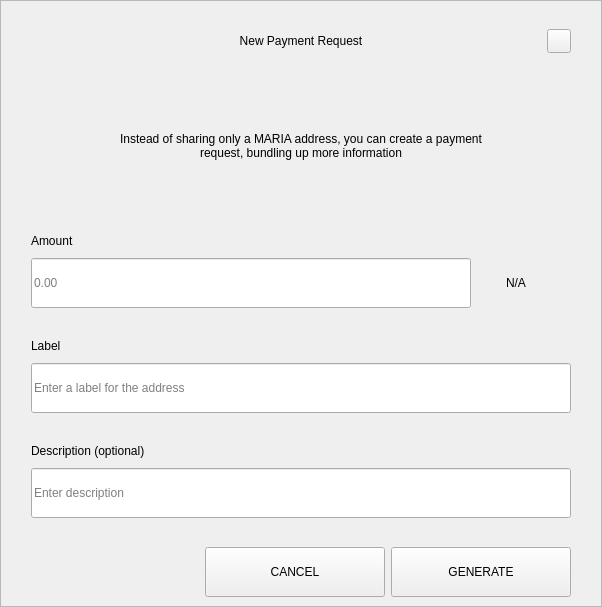
<?xml version="1.0" encoding="UTF-8"?>
<ui version="4.0">
 <class>RequestDialog</class>
 <widget class="QDialog" name="RequestDialog">
  <property name="geometry">
   <rect>
    <x>0</x>
    <y>0</y>
    <width>602</width>
    <height>607</height>
   </rect>
  </property>
  <property name="windowTitle">
   <string notr="true">N/A</string>
  </property>
  <layout class="QVBoxLayout" name="verticalLayout_5">
   <property name="spacing">
    <number>0</number>
   </property>
   <property name="leftMargin">
    <number>0</number>
   </property>
   <property name="topMargin">
    <number>0</number>
   </property>
   <property name="rightMargin">
    <number>0</number>
   </property>
   <property name="bottomMargin">
    <number>0</number>
   </property>
   <item>
    <widget class="QFrame" name="frame">
     <property name="styleSheet">
      <string notr="true"/>
     </property>
     <property name="frameShape">
      <enum>QFrame::StyledPanel</enum>
     </property>
     <property name="frameShadow">
      <enum>QFrame::Raised</enum>
     </property>
     <layout class="QVBoxLayout" name="verticalLayout_4" stretch="1,0,0">
      <property name="spacing">
       <number>0</number>
      </property>
      <property name="leftMargin">
       <number>30</number>
      </property>
      <property name="topMargin">
       <number>20</number>
      </property>
      <property name="rightMargin">
       <number>30</number>
      </property>
      <property name="bottomMargin">
       <number>0</number>
      </property>
      <item>
       <layout class="QHBoxLayout" name="horizontalLayout_3">
        <property name="spacing">
         <number>0</number>
        </property>
        <item>
         <spacer name="horizontalSpacer_21">
          <property name="orientation">
           <enum>Qt::Horizontal</enum>
          </property>
          <property name="sizeHint" stdset="0">
           <size>
            <width>40</width>
            <height>20</height>
           </size>
          </property>
         </spacer>
        </item>
        <item>
         <widget class="QLabel" name="labelTitle">
          <property name="minimumSize">
           <size>
            <width>0</width>
            <height>40</height>
           </size>
          </property>
          <property name="maximumSize">
           <size>
            <width>16777215</width>
            <height>40</height>
           </size>
          </property>
          <property name="styleSheet">
           <string notr="true">padding-left:24px;</string>
          </property>
          <property name="text">
           <string>New Payment Request</string>
          </property>
          <property name="alignment">
           <set>Qt::AlignCenter</set>
          </property>
          <property name="margin">
           <number>7</number>
          </property>
         </widget>
        </item>
        <item>
         <spacer name="horizontalSpacer">
          <property name="orientation">
           <enum>Qt::Horizontal</enum>
          </property>
          <property name="sizeHint" stdset="0">
           <size>
            <width>40</width>
            <height>20</height>
           </size>
          </property>
         </spacer>
        </item>
        <item>
         <widget class="QPushButton" name="btnEsc">
          <property name="minimumSize">
           <size>
            <width>24</width>
            <height>24</height>
           </size>
          </property>
          <property name="maximumSize">
           <size>
            <width>24</width>
            <height>24</height>
           </size>
          </property>
          <property name="focusPolicy">
           <enum>Qt::NoFocus</enum>
          </property>
          <property name="text">
           <string/>
          </property>
         </widget>
        </item>
       </layout>
      </item>
      <item>
       <widget class="QStackedWidget" name="stack">
        <property name="minimumSize">
         <size>
          <width>540</width>
          <height>0</height>
         </size>
        </property>
        <property name="maximumSize">
         <size>
          <width>540</width>
          <height>16777215</height>
         </size>
        </property>
        <property name="currentIndex">
         <number>0</number>
        </property>
        <widget class="QWidget" name="page_1">
         <property name="minimumSize">
          <size>
           <width>540</width>
           <height>0</height>
          </size>
         </property>
         <property name="maximumSize">
          <size>
           <width>540</width>
           <height>16777215</height>
          </size>
         </property>
         <layout class="QVBoxLayout" name="layout1">
          <property name="spacing">
           <number>0</number>
          </property>
          <property name="leftMargin">
           <number>0</number>
          </property>
          <property name="topMargin">
           <number>0</number>
          </property>
          <property name="rightMargin">
           <number>0</number>
          </property>
          <property name="bottomMargin">
           <number>0</number>
          </property>
          <item>
           <spacer name="verticalSpacer_21">
            <property name="orientation">
             <enum>Qt::Vertical</enum>
            </property>
            <property name="sizeType">
             <enum>QSizePolicy::Fixed</enum>
            </property>
            <property name="sizeHint" stdset="0">
             <size>
              <width>20</width>
              <height>30</height>
             </size>
            </property>
           </spacer>
          </item>
          <item alignment="Qt::AlignHCenter">
           <widget class="QLabel" name="labelMessage">
            <property name="minimumSize">
             <size>
              <width>400</width>
              <height>50</height>
             </size>
            </property>
            <property name="text">
             <string>Instead of sharing only a MARIA address, you can create a payment request, bundling up more information</string>
            </property>
            <property name="alignment">
             <set>Qt::AlignCenter</set>
            </property>
            <property name="wordWrap">
             <bool>true</bool>
            </property>
           </widget>
          </item>
          <item alignment="Qt::AlignBottom">
           <widget class="QWidget" name="containerAmount" native="true">
            <layout class="QVBoxLayout" name="verticalLayout">
             <property name="spacing">
              <number>9</number>
             </property>
             <property name="leftMargin">
              <number>0</number>
             </property>
             <property name="topMargin">
              <number>0</number>
             </property>
             <property name="rightMargin">
              <number>0</number>
             </property>
             <property name="bottomMargin">
              <number>0</number>
             </property>
             <item>
              <widget class="QLabel" name="labelSubtitleAmount">
               <property name="minimumSize">
                <size>
                 <width>350</width>
                 <height>16</height>
                </size>
               </property>
               <property name="maximumSize">
                <size>
                 <width>16777215</width>
                 <height>16</height>
                </size>
               </property>
               <property name="text">
                <string>Amount</string>
               </property>
              </widget>
             </item>
             <item alignment="Qt::AlignTop">
              <widget class="QWidget" name="layoutAmount" native="true">
               <layout class="QHBoxLayout" name="horizontalLayout" stretch="2,0">
                <property name="spacing">
                 <number>0</number>
                </property>
                <property name="leftMargin">
                 <number>0</number>
                </property>
                <property name="topMargin">
                 <number>0</number>
                </property>
                <property name="rightMargin">
                 <number>0</number>
                </property>
                <property name="bottomMargin">
                 <number>0</number>
                </property>
                <item>
                 <widget class="QLineEdit" name="lineEditAmount">
                  <property name="minimumSize">
                   <size>
                    <width>0</width>
                    <height>50</height>
                   </size>
                  </property>
                  <property name="maximumSize">
                   <size>
                    <width>16777215</width>
                    <height>50</height>
                   </size>
                  </property>
                  <property name="placeholderText">
                   <string notr="true">0.00</string>
                  </property>
                 </widget>
                </item>
                <item>
                 <widget class="QWidget" name="comboContainer" native="true">
                  <property name="minimumSize">
                   <size>
                    <width>100</width>
                    <height>50</height>
                   </size>
                  </property>
                  <property name="maximumSize">
                   <size>
                    <width>16777215</width>
                    <height>50</height>
                   </size>
                  </property>
                  <layout class="QHBoxLayout" name="horizontalLayout_31">
                   <property name="spacing">
                    <number>0</number>
                   </property>
                   <property name="leftMargin">
                    <number>0</number>
                   </property>
                   <property name="topMargin">
                    <number>0</number>
                   </property>
                   <property name="rightMargin">
                    <number>10</number>
                   </property>
                   <property name="bottomMargin">
                    <number>0</number>
                   </property>
                   <item>
                    <widget class="QLabel" name="comboBoxCoin">
                     <property name="text">
                      <string notr="true">N/A</string>
                     </property>
                     <property name="alignment">
                      <set>Qt::AlignCenter</set>
                     </property>
                    </widget>
                   </item>
                  </layout>
                 </widget>
                </item>
               </layout>
              </widget>
             </item>
            </layout>
           </widget>
          </item>
          <item>
           <spacer name="verticalSpacer_31">
            <property name="orientation">
             <enum>Qt::Vertical</enum>
            </property>
            <property name="sizeType">
             <enum>QSizePolicy::Fixed</enum>
            </property>
            <property name="sizeHint" stdset="0">
             <size>
              <width>20</width>
              <height>30</height>
             </size>
            </property>
           </spacer>
          </item>
          <item>
           <layout class="QVBoxLayout" name="verticalLayoutLabel">
            <property name="spacing">
             <number>9</number>
            </property>
            <item>
             <widget class="QLabel" name="labelSubtitleLabel">
              <property name="minimumSize">
               <size>
                <width>0</width>
                <height>16</height>
               </size>
              </property>
              <property name="maximumSize">
               <size>
                <width>16777215</width>
                <height>16</height>
               </size>
              </property>
              <property name="text">
               <string>Label</string>
              </property>
             </widget>
            </item>
            <item>
             <widget class="QLineEdit" name="lineEditLabel">
              <property name="minimumSize">
               <size>
                <width>0</width>
                <height>50</height>
               </size>
              </property>
              <property name="maximumSize">
               <size>
                <width>16777215</width>
                <height>50</height>
               </size>
              </property>
              <property name="placeholderText">
               <string>Enter a label for the address</string>
              </property>
             </widget>
            </item>
           </layout>
          </item>
          <item>
           <spacer name="verticalSpacer_34">
            <property name="orientation">
             <enum>Qt::Vertical</enum>
            </property>
            <property name="sizeType">
             <enum>QSizePolicy::Fixed</enum>
            </property>
            <property name="sizeHint" stdset="0">
             <size>
              <width>20</width>
              <height>30</height>
             </size>
            </property>
           </spacer>
          </item>
          <item>
           <layout class="QVBoxLayout" name="verticalLayoutDescription">
            <property name="spacing">
             <number>9</number>
            </property>
            <item>
             <widget class="QLabel" name="labelSubtitleDescription">
              <property name="minimumSize">
               <size>
                <width>0</width>
                <height>16</height>
               </size>
              </property>
              <property name="maximumSize">
               <size>
                <width>16777215</width>
                <height>16</height>
               </size>
              </property>
              <property name="text">
               <string>Description (optional)</string>
              </property>
             </widget>
            </item>
            <item>
             <widget class="QLineEdit" name="lineEditDescription">
              <property name="minimumSize">
               <size>
                <width>0</width>
                <height>50</height>
               </size>
              </property>
              <property name="maximumSize">
               <size>
                <width>16777215</width>
                <height>50</height>
               </size>
              </property>
              <property name="placeholderText">
               <string>Enter description</string>
              </property>
             </widget>
            </item>
            <item>
             <spacer name="verticalSpacer_4">
              <property name="orientation">
               <enum>Qt::Vertical</enum>
              </property>
              <property name="sizeType">
               <enum>QSizePolicy::Fixed</enum>
              </property>
              <property name="sizeHint" stdset="0">
               <size>
                <width>20</width>
                <height>20</height>
               </size>
              </property>
             </spacer>
            </item>
           </layout>
          </item>
         </layout>
        </widget>
        <widget class="QWidget" name="page_2">
         <layout class="QVBoxLayout" name="layout2">
          <item>
           <spacer name="verticalSpacer_5">
            <property name="orientation">
             <enum>Qt::Vertical</enum>
            </property>
            <property name="sizeType">
             <enum>QSizePolicy::Fixed</enum>
            </property>
            <property name="sizeHint" stdset="0">
             <size>
              <width>20</width>
              <height>50</height>
             </size>
            </property>
           </spacer>
          </item>
          <item alignment="Qt::AlignHCenter">
           <widget class="QLabel" name="labelQrImg">
            <property name="minimumSize">
             <size>
              <width>260</width>
              <height>260</height>
             </size>
            </property>
            <property name="maximumSize">
             <size>
              <width>260</width>
              <height>260</height>
             </size>
            </property>
            <property name="text">
             <string/>
            </property>
            <property name="alignment">
             <set>Qt::AlignCenter</set>
            </property>
           </widget>
          </item>
          <item>
           <spacer name="verticalSpacer_2">
            <property name="orientation">
             <enum>Qt::Vertical</enum>
            </property>
            <property name="sizeType">
             <enum>QSizePolicy::Fixed</enum>
            </property>
            <property name="sizeHint" stdset="0">
             <size>
              <width>20</width>
              <height>30</height>
             </size>
            </property>
           </spacer>
          </item>
          <item alignment="Qt::AlignHCenter">
           <widget class="QLabel" name="labelAddress">
            <property name="text">
             <string notr="true">N/A </string>
            </property>
           </widget>
          </item>
          <item>
           <spacer name="verticalSpacer_32">
            <property name="orientation">
             <enum>Qt::Vertical</enum>
            </property>
            <property name="sizeType">
             <enum>QSizePolicy::Expanding</enum>
            </property>
            <property name="sizeHint" stdset="0">
             <size>
              <width>20</width>
              <height>20</height>
             </size>
            </property>
           </spacer>
          </item>
          <item>
           <layout class="QHBoxLayout" name="horizontal">
            <property name="leftMargin">
             <number>20</number>
            </property>
            <property name="rightMargin">
             <number>20</number>
            </property>
            <property name="bottomMargin">
             <number>20</number>
            </property>
            <item>
             <spacer name="horizontalSpacer_4">
              <property name="orientation">
               <enum>Qt::Horizontal</enum>
              </property>
              <property name="sizeHint" stdset="0">
               <size>
                <width>40</width>
                <height>20</height>
               </size>
              </property>
             </spacer>
            </item>
            <item>
             <widget class="QPushButton" name="btnCopyAddress">
              <property name="minimumSize">
               <size>
                <width>180</width>
                <height>50</height>
               </size>
              </property>
              <property name="text">
               <string>COPY ADDRESS</string>
              </property>
             </widget>
            </item>
            <item>
             <widget class="QPushButton" name="btnCopyUrl">
              <property name="minimumSize">
               <size>
                <width>180</width>
                <height>50</height>
               </size>
              </property>
              <property name="text">
               <string>COPY URL</string>
              </property>
             </widget>
            </item>
            <item>
             <spacer name="horizontalSpacer_2">
              <property name="orientation">
               <enum>Qt::Horizontal</enum>
              </property>
              <property name="sizeHint" stdset="0">
               <size>
                <width>40</width>
                <height>20</height>
               </size>
              </property>
             </spacer>
            </item>
           </layout>
          </item>
         </layout>
        </widget>
       </widget>
      </item>
      <item>
       <widget class="QWidget" name="buttonsStack" native="true">
        <layout class="QHBoxLayout" name="horizontalLayout_5">
         <property name="leftMargin">
          <number>20</number>
         </property>
         <property name="rightMargin">
          <number>0</number>
         </property>
         <item>
          <spacer name="horizontalSpacer_41">
           <property name="orientation">
            <enum>Qt::Horizontal</enum>
           </property>
           <property name="sizeHint" stdset="0">
            <size>
             <width>40</width>
             <height>20</height>
            </size>
           </property>
          </spacer>
         </item>
         <item>
          <widget class="QPushButton" name="btnCancel">
           <property name="minimumSize">
            <size>
             <width>180</width>
             <height>50</height>
            </size>
           </property>
           <property name="focusPolicy">
            <enum>Qt::NoFocus</enum>
           </property>
           <property name="text">
            <string>CANCEL</string>
           </property>
          </widget>
         </item>
         <item>
          <widget class="QPushButton" name="btnSave">
           <property name="minimumSize">
            <size>
             <width>180</width>
             <height>50</height>
            </size>
           </property>
           <property name="focusPolicy">
            <enum>Qt::NoFocus</enum>
           </property>
           <property name="text">
            <string>GENERATE</string>
           </property>
          </widget>
         </item>
        </layout>
       </widget>
      </item>
     </layout>
    </widget>
   </item>
  </layout>
 </widget>
 <resources/>
 <connections/>
</ui>
